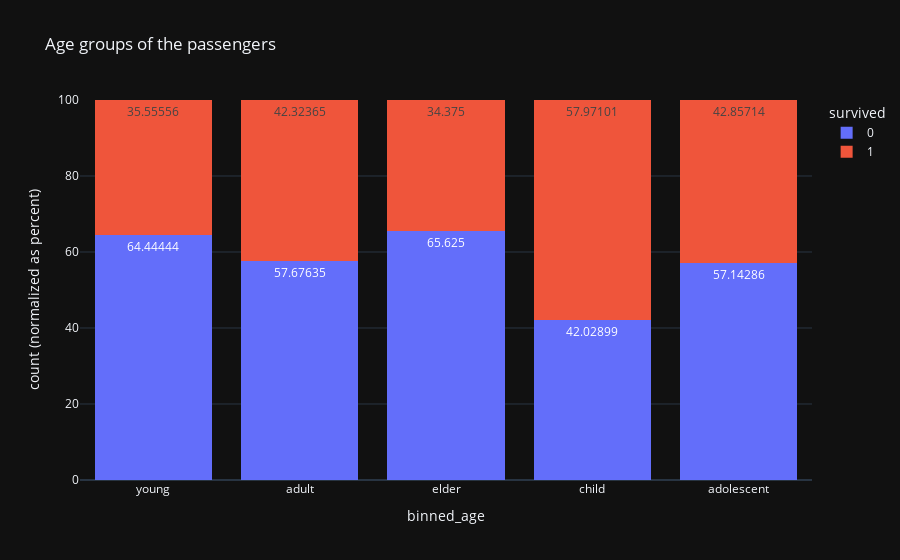

The notebook cell saved with this chart:
### Markdown cell above
I will mantain this variable in hope that it has some interaction with another variable during the modeling phase. But, what if I bin this variable? Let's take a look at the distribution of the `Age` column with fewer bins.

### Code cell
df["binned_age"] = pd.cut(df["age"], bins=[0, 12, 18, 30, 50, 100], labels=["child", "adolescent","young", "adult", "elder"])

fig = px.histogram(
    df,
    x="binned_age",
    text_auto=True,
    title="Age groups of the passengers",
    color="survived",
    barmode="stack",
    barnorm="percent",
)
fig.show()

### Figure 1 — Plotly figure (JSON) as saved in the notebook; plotly's stock layout.template omitted (floating-point values rounded to 4 significant figures; data arrays with more than 128 entries replaced by an {"elided": "..."} marker saying what was removed)
{"data": [{"alignmentgroup": "True", "bingroup": "x", "hovertemplate": "survived=0<br>binned_age=%{x}<br>count (normalized as percent)=%{y}<extra></extra>", "legendgroup": "0", "marker": {"color": "#636efa", "pattern": {"shape": ""}}, "name": "0", "offsetgroup": "0", "orientation": "v", "showlegend": true, "texttemplate": "%{value}", "type": "histogram", "x": {"elided": "549 str values"}, "xaxis": "x", "yaxis": "y"}, {"alignmentgroup": "True", "bingroup": "x", "hovertemplate": "survived=1<br>binned_age=%{x}<br>count (normalized as percent)=%{y}<extra></extra>", "legendgroup": "1", "marker": {"color": "#EF553B", "pattern": {"shape": ""}}, "name": "1", "offsetgroup": "1", "orientation": "v", "showlegend": true, "texttemplate": "%{value}", "type": "histogram", "x": {"elided": "342 str values"}, "xaxis": "x", "yaxis": "y"}], "layout": {"barmode": "stack", "barnorm": "percent", "legend": {"title": {"text": "survived"}, "tracegroupgap": 0}, "title": {"text": "Age groups of the passengers"}, "xaxis": {"anchor": "y", "domain": [0, 1], "title": {"text": "binned_age"}}, "yaxis": {"anchor": "x", "domain": [0, 1], "title": {"text": "count (normalized as percent)"}}}}
